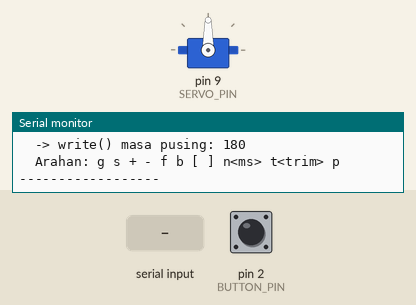
Simulated run of this sketch. Board: Arduino Uno, built with avr-gcc and run on an emulated ATmega328P. Parts: servo, the last lines printed to the serial monitor. The test bench sets the inputs (shaded band); at power-on: pin 2 (BUTTON_PIN) HIGH.

Above: at 1.5 s.
1.6 s: pin 2 (BUTTON_PIN) pulled LOW for 0.15 s
At 2.2 s:
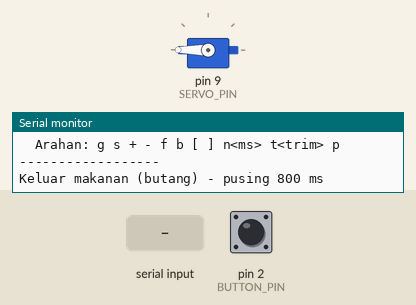
3.9 s: "+" received over Serial
5.4 s: byte 91 ('[') received over Serial
6.9 s: "g90\n" received over Serial
At 9.0 s:
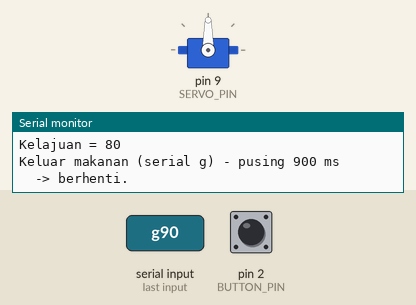
9.3 s: "F" received over Serial
Timing chart, 0 to 11.8 s (numbered marks = the images above; inputs shaded):
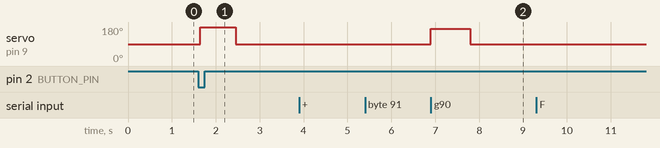

Measured:
- after the input at 1.6 s, servo on pin 9 (SERVO_PIN): 90° → 180° after 0.05 s, → 90° 0.80 s later
- after the input at 6.9 s, servo on pin 9 (SERVO_PIN): 90° → 170° at once, → 90° 0.90 s later

The sketch:

FeedTest.ino
```cpp
/*
 * FeedTest.ino
 * -------------------------------------------------------------
 * Untuk SERVO PUTARAN BERTERUSAN (360) - contoh MG995 360 / SG90 360.
 *
 *   write(90)  = BERHENTI
 *   write(0)   = pusing laju arah A
 *   write(180) = pusing laju arah B
 *
 * Fungsi:
 *   - Tekan BUTANG di D2  -> servo pusing DISPENSE_MS milisaat,
 *                            kemudian BERHENTI. (satu hidangan makanan)
 *   - Serial Monitor (baud 9600, Line ending = New Line) untuk laras:
 *
 *       g   = keluarkan makanan sekarang (sama macam tekan butang)
 *       s   = berhenti serta-merta
 *       +   = tambah masa pusing 100 ms
 *       -   = kurang masa pusing 100 ms
 *       f   = arah A (forward)
 *       b   = arah B (backward)
 *       [   = kurang kelajuan 10
 *       ]   = tambah kelajuan 10
 *       n<nombor> = set masa pusing terus, cth "n1200"  -> 1200 ms
 *       t<nombor> = set nilai BERHENTI (trim), cth "t90"
 *       p   = papar tetapan
 *
 * Sambungan (Arduino Uno):
 *   Servo SIG (oren)  -> D9
 *   Servo VCC (merah) -> bekalan luar 5-6V  (MG995 arus tinggi!)
 *   Servo GND (coklat)-> GND bekalan luar + GND Arduino (common ground)
 *   Butang            -> D2 dan GND (INPUT_PULLUP)
 * -------------------------------------------------------------
 */

#include <Servo.h>

// ---------- Pin ----------
const int SERVO_PIN  = 9;
const int BUTTON_PIN = 2;

// ---------- Tetapan boleh laras ----------
int stopValue    = 90;      // nilai "berhenti" (trim). 90 biasa.
int spinSpeed    = 90;      // 0..90 : jarak dari stopValue (90 = paling laju)
int spinDir      = 1;       // 1 = arah A, -1 = arah B
unsigned long dispenseMs = 800;   // tempoh pusing setiap hidangan

// ---------- Keadaan ----------
Servo feeder;

int  lastReading  = HIGH;
int  stableState  = HIGH;
unsigned long lastDebounce = 0;
const unsigned long DEBOUNCE_MS = 50;

long num = -1;

int spinValue() {
  int v = stopValue + spinDir * spinSpeed;
  return constrain(v, 0, 180);
}

void servoStop() {
  feeder.write(stopValue);
}

void printSettings() {
  Serial.println(F("---- FeedTest ----"));
  Serial.print(F("  Nilai berhenti (trim) : ")); Serial.println(stopValue);
  Serial.print(F("  Kelajuan (0-90)       : ")); Serial.println(spinSpeed);
  Serial.print(F("  Arah                  : ")); Serial.println(spinDir > 0 ? F("A (f)") : F("B (b)"));
  Serial.print(F("  Masa pusing (ms)      : ")); Serial.println(dispenseMs);
  Serial.print(F("  -> write() masa pusing: ")); Serial.println(spinValue());
  Serial.println(F("  Arahan: g s + - f b [ ] n<ms> t<trim> p"));
  Serial.println(F("------------------"));
}

void dispense(const char *sebab) {
  Serial.print(F("Keluar makanan ("));
  Serial.print(sebab);
  Serial.print(F(") - pusing "));
  Serial.print(dispenseMs);
  Serial.println(F(" ms"));

  feeder.write(spinValue());
  delay(dispenseMs);
  servoStop();

  Serial.println(F("  -> berhenti."));
}

bool buttonPressed() {
  int reading = digitalRead(BUTTON_PIN);
  if (reading != lastReading) lastDebounce = millis();
  bool pressed = false;
  if (millis() - lastDebounce > DEBOUNCE_MS) {
    if (reading != stableState) {
      stableState = reading;
      if (stableState == LOW) pressed = true;   // INPUT_PULLUP
    }
  }
  lastReading = reading;
  return pressed;
}

void handleSerial() {
  while (Serial.available()) {
    char c = Serial.read();

    if (c >= '0' && c <= '9') {
      if (num < 0) num = 0;
      num = num * 10 + (c - '0');
      continue;
    }

    switch (c) {
      case 'g': case 'G': dispense("serial g"); break;
      case 's': case 'S': servoStop(); Serial.println(F("BERHENTI")); break;

      case '+': dispenseMs += 100; Serial.print(F("Masa pusing = ")); Serial.println(dispenseMs); break;
      case '-': dispenseMs = (dispenseMs > 100) ? dispenseMs - 100 : 0;
                Serial.print(F("Masa pusing = ")); Serial.println(dispenseMs); break;

      case 'f': case 'F': spinDir = 1;  Serial.println(F("Arah = A")); break;
      case 'b': case 'B': spinDir = -1; Serial.println(F("Arah = B")); break;

      case '[': spinSpeed = constrain(spinSpeed - 10, 0, 90);
                Serial.print(F("Kelajuan = ")); Serial.println(spinSpeed); break;
      case ']': spinSpeed = constrain(spinSpeed + 10, 0, 90);
                Serial.print(F("Kelajuan = ")); Serial.println(spinSpeed); break;

      case 'n': case 'N':
        if (num >= 0) { dispenseMs = num; Serial.print(F("Masa pusing = ")); Serial.println(dispenseMs); }
        break;
      case 't': case 'T':
        if (num >= 0) { stopValue = constrain((int)num, 0, 180); servoStop();
                        Serial.print(F("Nilai berhenti = ")); Serial.println(stopValue); }
        break;

      case 'p': case 'P': printSettings(); break;
      default: break;
    }
    num = -1;
  }
}

void setup() {
  Serial.begin(9600);
  pinMode(BUTTON_PIN, INPUT_PULLUP);

  feeder.attach(SERVO_PIN);
  servoStop();

  Serial.println(F("=== FeedTest (servo putaran berterusan) ==="));
  Serial.println(F("Tekan butang D2 -> pusing sekejap -> berhenti."));
  Serial.println(F("Set Line ending = New Line untuk arahan nombor."));
  printSettings();
}

void loop() {
  handleSerial();
  if (buttonPressed()) dispense("butang");
}
```
